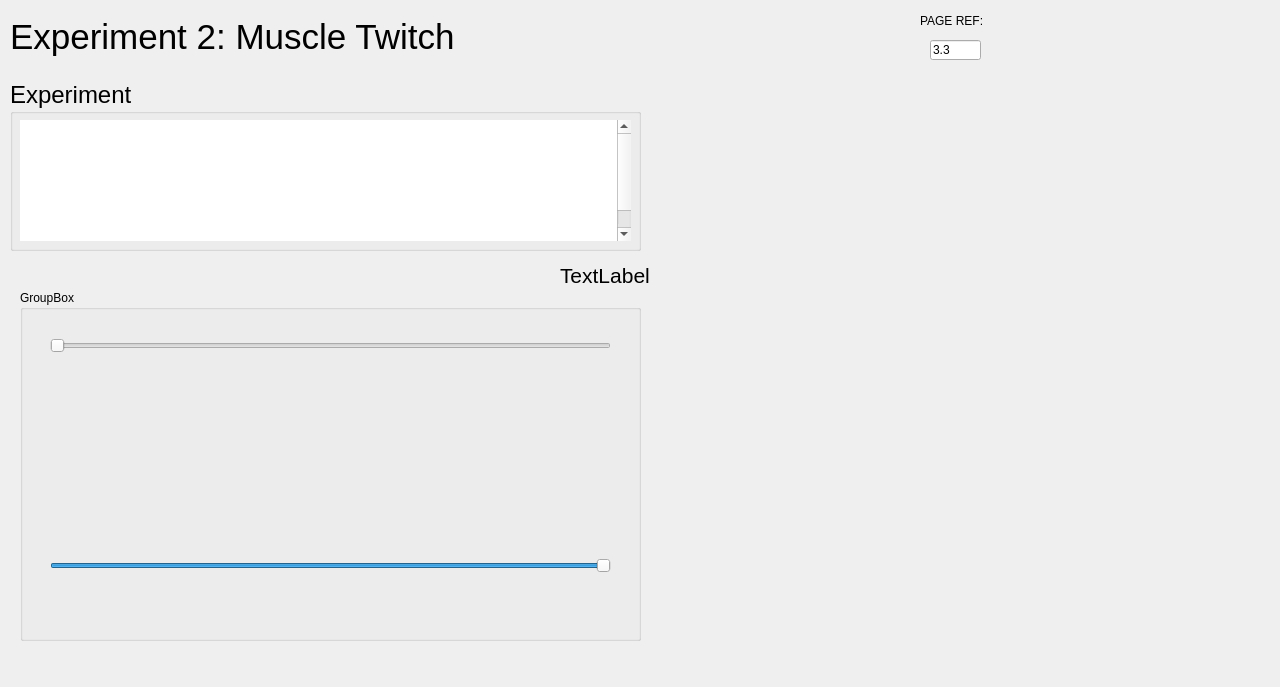
<?xml version="1.0" encoding="UTF-8"?>
<ui version="4.0">
 <class>MainWindow</class>
 <widget class="QMainWindow" name="MainWindow">
  <property name="geometry">
   <rect>
    <x>0</x>
    <y>0</y>
    <width>1280</width>
    <height>687</height>
   </rect>
  </property>
  <property name="windowTitle">
   <string>MainWindow</string>
  </property>
  <widget class="QWidget" name="centralwidget">
   <widget class="QPushButton" name="pushButtonBack">
    <property name="geometry">
     <rect>
      <x>13</x>
      <y>703</y>
      <width>75</width>
      <height>23</height>
     </rect>
    </property>
    <property name="sizePolicy">
     <sizepolicy hsizetype="Maximum" vsizetype="Fixed">
      <horstretch>0</horstretch>
      <verstretch>0</verstretch>
     </sizepolicy>
    </property>
    <property name="text">
     <string>BACK</string>
    </property>
   </widget>
   <widget class="QPushButton" name="pushButtonNext">
    <property name="geometry">
     <rect>
      <x>94</x>
      <y>703</y>
      <width>75</width>
      <height>23</height>
     </rect>
    </property>
    <property name="sizePolicy">
     <sizepolicy hsizetype="Maximum" vsizetype="Fixed">
      <horstretch>0</horstretch>
      <verstretch>0</verstretch>
     </sizepolicy>
    </property>
    <property name="text">
     <string>NEXT</string>
    </property>
   </widget>
   <widget class="QPushButton" name="pushButtonMenu">
    <property name="enabled">
     <bool>true</bool>
    </property>
    <property name="geometry">
     <rect>
      <x>917</x>
      <y>703</y>
      <width>75</width>
      <height>23</height>
     </rect>
    </property>
    <property name="sizePolicy">
     <sizepolicy hsizetype="Maximum" vsizetype="Fixed">
      <horstretch>0</horstretch>
      <verstretch>0</verstretch>
     </sizepolicy>
    </property>
    <property name="minimumSize">
     <size>
      <width>50</width>
      <height>20</height>
     </size>
    </property>
    <property name="text">
     <string>MENU</string>
    </property>
   </widget>
   <widget class="QProgressBar" name="progressBar">
    <property name="geometry">
     <rect>
      <x>175</x>
      <y>704</y>
      <width>649</width>
      <height>21</height>
     </rect>
    </property>
    <property name="sizePolicy">
     <sizepolicy hsizetype="Minimum" vsizetype="Fixed">
      <horstretch>0</horstretch>
      <verstretch>0</verstretch>
     </sizepolicy>
    </property>
    <property name="value">
     <number>1</number>
    </property>
    <property name="textVisible">
     <bool>false</bool>
    </property>
   </widget>
   <widget class="QLabel" name="labelPage">
    <property name="geometry">
     <rect>
      <x>830</x>
      <y>700</y>
      <width>81</width>
      <height>20</height>
     </rect>
    </property>
    <property name="sizePolicy">
     <sizepolicy hsizetype="Maximum" vsizetype="Preferred">
      <horstretch>0</horstretch>
      <verstretch>0</verstretch>
     </sizepolicy>
    </property>
    <property name="font">
     <font>
      <pointsize>11</pointsize>
      <weight>75</weight>
      <bold>true</bold>
     </font>
    </property>
    <property name="styleSheet">
     <string notr="true">color: rgb(255, 255, 255);</string>
    </property>
    <property name="text">
     <string>PAGE 3 / 5</string>
    </property>
   </widget>
   <widget class="QLineEdit" name="lineEdit">
    <property name="geometry">
     <rect>
      <x>930</x>
      <y>40</y>
      <width>51</width>
      <height>20</height>
     </rect>
    </property>
    <property name="sizePolicy">
     <sizepolicy hsizetype="Ignored" vsizetype="Fixed">
      <horstretch>0</horstretch>
      <verstretch>0</verstretch>
     </sizepolicy>
    </property>
    <property name="text">
     <string>3.3</string>
    </property>
    <property name="readOnly">
     <bool>true</bool>
    </property>
   </widget>
   <widget class="QLabel" name="labelPageRef">
    <property name="geometry">
     <rect>
      <x>920</x>
      <y>10</y>
      <width>71</width>
      <height>21</height>
     </rect>
    </property>
    <property name="sizePolicy">
     <sizepolicy hsizetype="Maximum" vsizetype="Preferred">
      <horstretch>0</horstretch>
      <verstretch>0</verstretch>
     </sizepolicy>
    </property>
    <property name="text">
     <string>PAGE REF:</string>
    </property>
   </widget>
   <widget class="QLabel" name="labelCurrentWindow">
    <property name="geometry">
     <rect>
      <x>10</x>
      <y>0</y>
      <width>571</width>
      <height>74</height>
     </rect>
    </property>
    <property name="font">
     <font>
      <pointsize>26</pointsize>
     </font>
    </property>
    <property name="text">
     <string>Experiment 2: Muscle Twitch</string>
    </property>
   </widget>
   <widget class="QGroupBox" name="groupBox_2">
    <property name="geometry">
     <rect>
      <x>10</x>
      <y>80</y>
      <width>631</width>
      <height>171</height>
     </rect>
    </property>
    <property name="font">
     <font>
      <pointsize>18</pointsize>
     </font>
    </property>
    <property name="title">
     <string>Experiment</string>
    </property>
    <widget class="QTextEdit" name="textEdit">
     <property name="geometry">
      <rect>
       <x>10</x>
       <y>40</y>
       <width>611</width>
       <height>121</height>
      </rect>
     </property>
     <property name="font">
      <font>
       <pointsize>18</pointsize>
      </font>
     </property>
     <property name="frameShape">
      <enum>QFrame::NoFrame</enum>
     </property>
     <property name="html">
      <string>&lt;!DOCTYPE HTML PUBLIC &quot;-//W3C//DTD HTML 4.0//EN&quot; &quot;http://www.w3.org/TR/REC-html40/strict.dtd&quot;&gt;
&lt;html&gt;&lt;head&gt;&lt;meta name=&quot;qrichtext&quot; content=&quot;1&quot; /&gt;&lt;style type=&quot;text/css&quot;&gt;
p, li { white-space: pre-wrap; }
&lt;/style&gt;&lt;/head&gt;&lt;body style=&quot; font-family:'.AppleSystemUIFont'; font-size:18pt; font-weight:400; font-style:normal;&quot;&gt;
&lt;p align=&quot;justify&quot; style=&quot; margin-top:0px; margin-bottom:0px; margin-left:0px; margin-right:0px; -qt-block-indent:0; text-indent:0px;&quot;&gt;&lt;a name=&quot;docs-internal-guid-5610a7f4-7fff-5818-859d-a0b1596dd24f&quot;&gt;&lt;/a&gt;&lt;span style=&quot; font-family:'Calibri,sans-serif'; color:#ffffff; background-color:transparent;&quot;&gt;T&lt;/span&gt;&lt;span style=&quot; font-family:'Calibri,sans-serif'; color:#ffffff; background-color:transparent;&quot;&gt;his shows a portion of the experiment on the previous page, with the time scale expanded. Notice that the action potential in the muscle comes before the contraction.&lt;/span&gt;&lt;/p&gt;
&lt;p align=&quot;justify&quot; style=&quot; margin-top:0px; margin-bottom:0px; margin-left:0px; margin-right:0px; -qt-block-indent:0; text-indent:0px;&quot;&gt;&lt;span style=&quot; font-family:'Calibri,sans-serif'; color:#ffffff; background-color:transparent;&quot;&gt;Now &lt;/span&gt;&lt;span style=&quot; font-family:'Calibri,sans-serif'; color:#ff6400; background-color:transparent;&quot;&gt;go to the next page.&lt;/span&gt;&lt;/p&gt;&lt;/body&gt;&lt;/html&gt;</string>
     </property>
    </widget>
   </widget>
   <widget class="QGroupBox" name="groupBox">
    <property name="geometry">
     <rect>
      <x>20</x>
      <y>290</y>
      <width>621</width>
      <height>351</height>
     </rect>
    </property>
    <property name="title">
     <string>GroupBox</string>
    </property>
    <widget class="QLabel" name="label">
     <property name="geometry">
      <rect>
       <x>0</x>
       <y>0</y>
       <width>621</width>
       <height>351</height>
      </rect>
     </property>
     <property name="text">
      <string/>
     </property>
     <property name="pixmap">
      <pixmap>../img/IM4XP2.2.png</pixmap>
     </property>
     <property name="scaledContents">
      <bool>true</bool>
     </property>
    </widget>
    <widget class="QSlider" name="horizontalSlider">
     <property name="geometry">
      <rect>
       <x>30</x>
       <y>-60</y>
       <width>561</width>
       <height>231</height>
      </rect>
     </property>
     <property name="minimum">
      <number>25</number>
     </property>
     <property name="maximum">
      <number>50</number>
     </property>
     <property name="singleStep">
      <number>1</number>
     </property>
     <property name="pageStep">
      <number>5</number>
     </property>
     <property name="orientation">
      <enum>Qt::Horizontal</enum>
     </property>
     <property name="invertedAppearance">
      <bool>false</bool>
     </property>
     <property name="invertedControls">
      <bool>false</bool>
     </property>
    </widget>
    <widget class="QSlider" name="horizontalSlider_2">
     <property name="geometry">
      <rect>
       <x>30</x>
       <y>160</y>
       <width>561</width>
       <height>231</height>
      </rect>
     </property>
     <property name="minimum">
      <number>25</number>
     </property>
     <property name="maximum">
      <number>50</number>
     </property>
     <property name="singleStep">
      <number>1</number>
     </property>
     <property name="pageStep">
      <number>5</number>
     </property>
     <property name="sliderPosition">
      <number>50</number>
     </property>
     <property name="orientation">
      <enum>Qt::Horizontal</enum>
     </property>
     <property name="invertedAppearance">
      <bool>false</bool>
     </property>
     <property name="invertedControls">
      <bool>false</bool>
     </property>
    </widget>
   </widget>
   <widget class="QLabel" name="labelDifference">
    <property name="geometry">
     <rect>
      <x>560</x>
      <y>260</y>
      <width>141</width>
      <height>31</height>
     </rect>
    </property>
    <property name="font">
     <font>
      <pointsize>16</pointsize>
     </font>
    </property>
    <property name="text">
     <string>TextLabel</string>
    </property>
   </widget>
  </widget>
  <widget class="QMenuBar" name="menubar">
   <property name="geometry">
    <rect>
     <x>0</x>
     <y>0</y>
     <width>1280</width>
     <height>22</height>
    </rect>
   </property>
  </widget>
 </widget>
 <resources>
  <include location="../resources.qrc"/>
 </resources>
 <connections/>
</ui>
